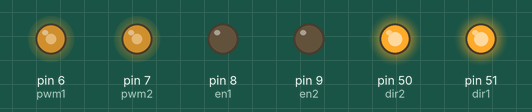
Recording of a sketch running on a simulated Arduino Mega 2560, built with avr-gcc and run on an emulated ATmega2560. On the bench: output pins drawn as LEDs (lit = HIGH).

Above: at 0.05 s.
At 3.75 s:
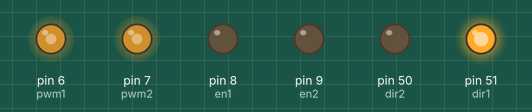
At 7.45 s:
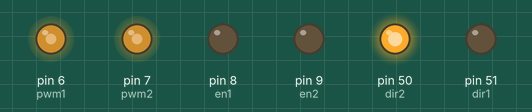
At 11.15 s:
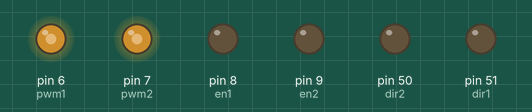
At 14.95 s:
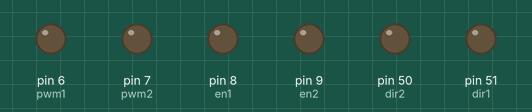
Timing chart, 0 to 19.5 s (numbered marks = the images above):
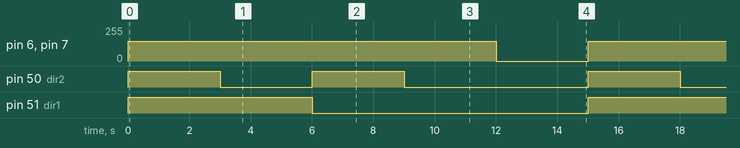

The sketch:

test_WT600.ino
```cpp
int dir1 = 51;

int dir2 = 50;

int pwm1 = 6;

int pwm2 = 7;

int en1 = 8;

int en2 = 9;

void setup()
{
  Serial.begin(9600);

  pinMode(dir1,OUTPUT);

  pinMode(dir2,OUTPUT);

  pinMode(pwm1,OUTPUT);

  pinMode(pwm2,OUTPUT);

  pinMode(en1,OUTPUT);

  pinMode(en2,OUTPUT);

  digitalWrite(en1, LOW);
  digitalWrite(en2, LOW);
}

void loop()
{
  analogWrite(pwm1, 150);
  analogWrite(pwm2, 150);

  digitalWrite(dir1, HIGH);

  digitalWrite(dir2, HIGH);
  delay(3000);

  analogWrite(pwm1, 150);
  analogWrite(pwm2, 150);

  digitalWrite(dir1, HIGH);

  digitalWrite(dir2, LOW);
  delay(3000);

  analogWrite(pwm1, 150);
  analogWrite(pwm2, 150);

  digitalWrite(dir1, LOW);

  digitalWrite(dir2, HIGH);
  delay(3000);

  analogWrite(pwm1, 150);
  analogWrite(pwm2, 150);

  digitalWrite(dir1, LOW);

  digitalWrite(dir2, LOW);
  delay(3000);

  analogWrite(pwm1, 0);
  analogWrite(pwm2, 0);
  delay(3000);
}
```

Measured:
- by itself, pin 6 (pwm1), pin 7 (pwm2): alternates 150/255 for 12.0 s and 0/255 for 3.0 s
- by itself, pin 50 (dir2): repeats every 15.0 s: LOW 3.0 s, HIGH 3.0 s, LOW 6.0 s, HIGH 3.0 s
- by itself, pin 51 (dir1): alternates HIGH for 6.0 s and LOW for 9.0 s
